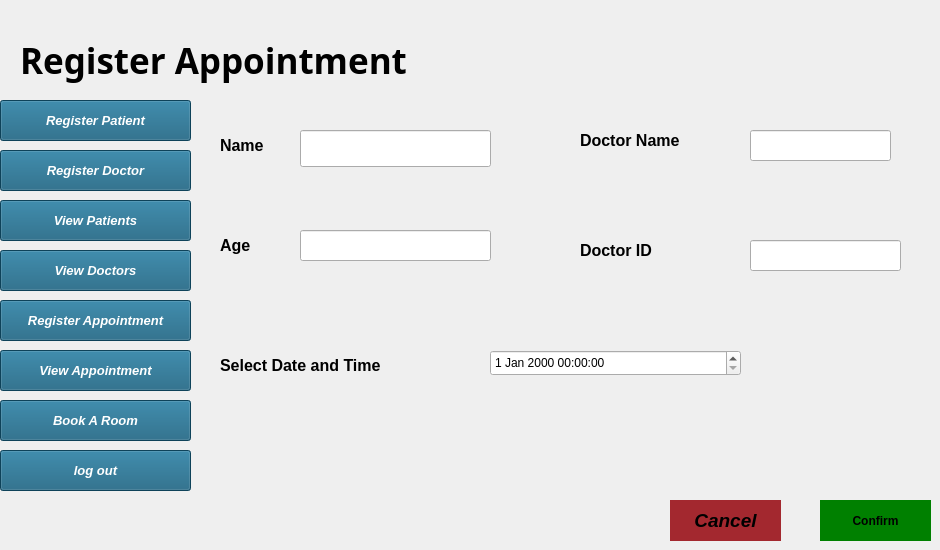
    <widget class="QWidget" name="page_2">
     <widget class="QLabel" name="label_registerdoctor_2">
      <property name="geometry">
       <rect>
        <x>20</x>
        <y>30</y>
        <width>411</width>
        <height>61</height>
       </rect>
      </property>
      <property name="font">
       <font>
        <family>Modern No. 20</family>
        <pointsize>26</pointsize>
        <italic>false</italic>
        <bold>true</bold>
       </font>
      </property>
      <property name="styleSheet">
       <string notr="true"/>
      </property>
      <property name="text">
       <string>Register Appointment</string>
      </property>
     </widget>
     <widget class="QLineEdit" name="lineEdit_enteryourname">
      <property name="geometry">
       <rect>
        <x>300</x>
        <y>130</y>
        <width>191</width>
        <height>37</height>
       </rect>
      </property>
      <property name="font">
       <font>
        <pointsize>14</pointsize>
        <italic>false</italic>
        <bold>false</bold>
       </font>
      </property>
     </widget>
     <widget class="QLabel" name="label_selectyourdoctor">
      <property name="geometry">
       <rect>
        <x>580</x>
        <y>120</y>
        <width>141</width>
        <height>41</height>
       </rect>
      </property>
      <property name="font">
       <font>
        <pointsize>12</pointsize>
        <italic>false</italic>
        <bold>true</bold>
       </font>
      </property>
      <property name="styleSheet">
       <string notr="true">QLabel {
    color: black;
}
</string>
      </property>
      <property name="text">
       <string>Doctor Name</string>
      </property>
     </widget>
     <widget class="QDateTimeEdit" name="dateTimeEdit">
      <property name="geometry">
       <rect>
        <x>490</x>
        <y>350</y>
        <width>251</width>
        <height>26</height>
       </rect>
      </property>
     </widget>
     <widget class="QLabel" name="label_selectdateandtime">
      <property name="geometry">
       <rect>
        <x>220</x>
        <y>350</y>
        <width>241</width>
        <height>31</height>
       </rect>
      </property>
      <property name="font">
       <font>
        <pointsize>12</pointsize>
        <italic>false</italic>
        <bold>true</bold>
       </font>
      </property>
      <property name="styleSheet">
       <string notr="true">QLabel {
    color: black;
}
</string>
      </property>
      <property name="text">
       <string>Select Date and Time</string>
      </property>
     </widget>
     <widget class="QLabel" name="label_doctorid_9">
      <property name="geometry">
       <rect>
        <x>580</x>
        <y>230</y>
        <width>111</width>
        <height>41</height>
       </rect>
      </property>
      <property name="font">
       <font>
        <pointsize>12</pointsize>
        <italic>false</italic>
        <bold>true</bold>
       </font>
      </property>
      <property name="styleSheet">
       <string notr="true">QLabel {
    color: black;
}
</string>
      </property>
      <property name="text">
       <string>Doctor ID</string>
      </property>
     </widget>
     <widget class="QPushButton" name="pushButton_confirm_appointment">
      <property name="geometry">
       <rect>
        <x>820</x>
        <y>500</y>
        <width>111</width>
        <height>41</height>
       </rect>
      </property>
      <property name="font">
       <font>
        <pointsize>9</pointsize>
        <italic>false</italic>
        <bold>true</bold>
       </font>
      </property>
      <property name="styleSheet">
       <string notr="true">QPushButton {
    background-color: GREEN;
    color: black;
    border: none;
}

QPushButton:hover {
    background-color: GREEN;
    color: black;
}
</string>
      </property>
      <property name="text">
       <string>Confirm</string>
      </property>
     </widget>
     <widget class="QPushButton" name="pushButton_cencel_appointment">
      <property name="geometry">
       <rect>
        <x>670</x>
        <y>500</y>
        <width>111</width>
        <height>41</height>
       </rect>
      </property>
      <property name="font">
       <font>
        <pointsize>14</pointsize>
        <italic>true</italic>
        <bold>true</bold>
       </font>
      </property>
      <property name="styleSheet">
       <string notr="true">QPushButton {
    background-color: #A3282F;
    color: black;
    border: none;
}

QPushButton:hover {
    background-color: #A3282F;
    color: black;
}
</string>
      </property>
      <property name="text">
       <string>Cancel</string>
      </property>
     </widget>
     <widget class="QPushButton" name="pushButton_bookappointment_23">
      <property name="geometry">
       <rect>
        <x>0</x>
        <y>300</y>
        <width>191</width>
        <height>41</height>
       </rect>
      </property>
      <property name="font">
       <font>
        <pointsize>10</pointsize>
        <italic>true</italic>
        <bold>true</bold>
       </font>
      </property>
      <property name="styleSheet">
       <string notr="true">QPushButton{
background: #145C7C;
color:white;
}


QPushButton:hover {
    background-color:  #BF360C;
    color: black;
}
</string>
      </property>
      <property name="text">
       <string>Register Appointment</string>
      </property>
     </widget>
     <widget class="QPushButton" name="pushButton_viewappointment_19">
      <property name="geometry">
       <rect>
        <x>0</x>
        <y>350</y>
        <width>191</width>
        <height>41</height>
       </rect>
      </property>
      <property name="font">
       <font>
        <pointsize>10</pointsize>
        <italic>true</italic>
        <bold>true</bold>
       </font>
      </property>
      <property name="styleSheet">
       <string notr="true">QPushButton{
background: #145C7C;
color:white;
}


QPushButton:hover {
    background-color:  #BF360C;
    color: black;
}
</string>
      </property>
      <property name="text">
       <string>View Appointment</string>
      </property>
     </widget>
     <widget class="QPushButton" name="pushbutton_logout_21">
      <property name="geometry">
       <rect>
        <x>0</x>
        <y>450</y>
        <width>191</width>
        <height>41</height>
       </rect>
      </property>
      <property name="font">
       <font>
        <pointsize>10</pointsize>
        <italic>true</italic>
        <bold>true</bold>
       </font>
      </property>
      <property name="styleSheet">
       <string notr="true">QPushButton{
background: #145C7C;
color:white;
}


QPushButton:hover {
    background-color:  #BF360C;
    color: black;
}
</string>
      </property>
      <property name="text">
       <string>log out</string>
      </property>
     </widget>
     <widget class="QPushButton" name="pushButton_registerdoctor_23">
      <property name="geometry">
       <rect>
        <x>0</x>
        <y>150</y>
        <width>191</width>
        <height>41</height>
       </rect>
      </property>
      <property name="font">
       <font>
        <pointsize>10</pointsize>
        <italic>true</italic>
        <bold>true</bold>
       </font>
      </property>
      <property name="styleSheet">
       <string notr="true">QPushButton{
background: #145C7C;
color:white;
}


QPushButton:hover {
    background-color:  #BF360C;
    color: black;
}
</string>
      </property>
      <property name="text">
       <string>Register Doctor</string>
      </property>
     </widget>
     <widget class="QPushButton" name="pushButton_bookaroom_19">
      <property name="geometry">
       <rect>
        <x>0</x>
        <y>400</y>
        <width>191</width>
        <height>41</height>
       </rect>
      </property>
      <property name="font">
       <font>
        <pointsize>10</pointsize>
        <italic>true</italic>
        <bold>true</bold>
       </font>
      </property>
      <property name="styleSheet">
       <string notr="true">QPushButton{
background: #145C7C;
color:white;
}


QPushButton:hover {
    background-color:  #BF360C;
    color: black;
}
</string>
      </property>
      <property name="text">
       <string>Book A Room</string>
      </property>
     </widget>
     <widget class="QPushButton" name="pushButton_registerpatient_23">
      <property name="geometry">
       <rect>
        <x>0</x>
        <y>100</y>
        <width>191</width>
        <height>41</height>
       </rect>
      </property>
      <property name="font">
       <font>
        <pointsize>10</pointsize>
        <italic>true</italic>
        <bold>true</bold>
       </font>
      </property>
      <property name="styleSheet">
       <string notr="true">QPushButton{
background: #145C7C;
color:white;
}


QPushButton:hover {
    background-color:  #BF360C;
    color: black;
}
</string>
      </property>
      <property name="text">
       <string>Register Patient</string>
      </property>
     </widget>
     <widget class="QPushButton" name="pushButton_removedoctor_23">
      <property name="geometry">
       <rect>
        <x>0</x>
        <y>250</y>
        <width>191</width>
        <height>41</height>
       </rect>
      </property>
      <property name="font">
       <font>
        <pointsize>10</pointsize>
        <italic>true</italic>
        <bold>true</bold>
       </font>
      </property>
      <property name="styleSheet">
       <string notr="true">QPushButton{
background: #145C7C;
color:white;
}


QPushButton:hover {
    background-color:  #BF360C;
    color: black;
}
</string>
      </property>
      <property name="text">
       <string>View Doctors</string>
      </property>
     </widget>
     <widget class="QPushButton" name="pushButton_removepatient_23">
      <property name="geometry">
       <rect>
        <x>0</x>
        <y>200</y>
        <width>191</width>
        <height>41</height>
       </rect>
      </property>
      <property name="font">
       <font>
        <pointsize>10</pointsize>
        <italic>true</italic>
        <bold>true</bold>
       </font>
      </property>
      <property name="styleSheet">
       <string notr="true">QPushButton{
background: #145C7C;
color:white;
}


QPushButton:hover {
    background-color:  #BF360C;
    color: black;
}
</string>
      </property>
      <property name="text">
       <string>View Patients</string>
      </property>
     </widget>
     <widget class="QLineEdit" name="lineEditage">
      <property name="geometry">
       <rect>
        <x>300</x>
        <y>230</y>
        <width>191</width>
        <height>31</height>
       </rect>
      </property>
      <property name="font">
       <font>
        <pointsize>14</pointsize>
        <italic>false</italic>
        <bold>false</bold>
       </font>
      </property>
     </widget>
     <widget class="QLineEdit" name="lineEdit_2">
      <property name="geometry">
       <rect>
        <x>750</x>
        <y>130</y>
        <width>141</width>
        <height>31</height>
       </rect>
      </property>
      <property name="font">
       <font>
        <pointsize>14</pointsize>
        <italic>false</italic>
        <bold>false</bold>
       </font>
      </property>
     </widget>
     <widget class="QLineEdit" name="lineEdit_doctor_id">
      <property name="geometry">
       <rect>
        <x>750</x>
        <y>240</y>
        <width>151</width>
        <height>31</height>
       </rect>
      </property>
      <property name="font">
       <font>
        <pointsize>14</pointsize>
        <italic>false</italic>
        <bold>false</bold>
       </font>
      </property>
     </widget>
     <widget class="QLabel" name="label_enteryourage">
      <property name="geometry">
       <rect>
        <x>220</x>
        <y>230</y>
        <width>51</width>
        <height>31</height>
       </rect>
      </property>
      <property name="font">
       <font>
        <pointsize>12</pointsize>
        <italic>false</italic>
        <bold>true</bold>
       </font>
      </property>
      <property name="styleSheet">
       <string notr="true">QLabel {
    color: black;
}
</string>
      </property>
      <property name="text">
       <string>Age</string>
      </property>
     </widget>
     <widget class="QLabel" name="label_enteryourname">
      <property name="geometry">
       <rect>
        <x>220</x>
        <y>130</y>
        <width>71</width>
        <height>31</height>
       </rect>
      </property>
      <property name="font">
       <font>
        <pointsize>12</pointsize>
        <italic>false</italic>
        <bold>true</bold>
       </font>
      </property>
      <property name="styleSheet">
       <string notr="true">QLabel {
    color: black;
}
</string>
      </property>
      <property name="text">
       <string>Name</string>
      </property>
     </widget>
    </widget>
